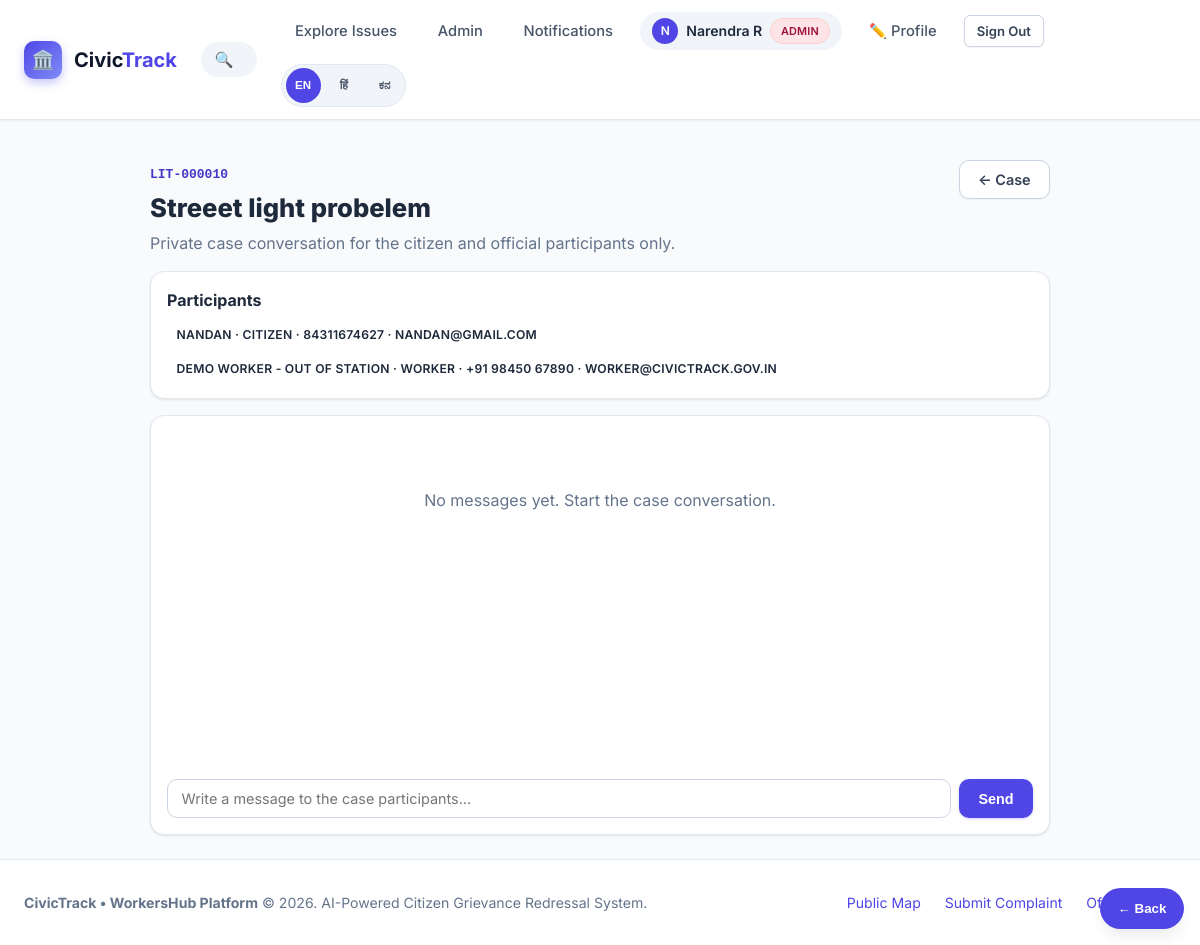
/issue/10/chat (signed in), run on the app's committed database.
### models.py (models this page shows, shortened)
class User(UserMixin, db.Model):
    __tablename__ = "users"
    id = db.Column(db.Integer, primary_key=True)
    name = db.Column(db.String(120), nullable=False)
    email = db.Column(db.String(160), unique=True, nullable=False, index=True)
    password_hash = db.Column(db.String(255), nullable=False)
    role = db.Column(db.String(20), nullable=False, default="citizen")  # citizen | authority | worker | admin
    phone = db.Column(db.String(20), nullable=True)
    state = db.Column(db.String(100), nullable=True)
    district = db.Column(db.String(100), nullable=True)
    city_town = db.Column(db.String(120), nullable=True)
    department = db.Column(db.String(100), nullable=True)  # For authority/worker: e.g. Roads, Sanitation
    profile_photo = db.Column(db.String(255), nullable=True)
    is_verified = db.Column(db.Boolean, nullable=False, default=False)
    created_at = db.Column(db.DateTime, default=datetime.utcnow)
    reported_issues = db.relationship("Issue", backref="reporter", lazy="dynamic",
                                      foreign_keys="Issue.reporter_id")
    assigned_issues = db.relationship("Issue", backref="assignee", lazy="dynamic",
                                      foreign_keys="Issue.assigned_to_id")
    assignments = db.relationship("IssueAssignment", backref="user", lazy="dynamic",
                                  foreign_keys="IssueAssignment.user_id", cascade="all, delete-orphan")
    chat_messages = db.relationship("ChatMessage", backref="sender", lazy="dynamic",
                                    foreign_keys="ChatMessage.user_id", cascade="all, delete-orphan")
    upvotes = db.relationship("Upvote", backref="user", lazy="dynamic", cascade="all, delete-orphan")
    notifications = db.relationship("Notification", backref="user", lazy="dynamic", cascade="all, delete-orphan")
    @property
    def is_admin(self):
        return self.role == "admin"

class Issue(db.Model):
    __tablename__ = "issues"
    id = db.Column(db.Integer, primary_key=True)
    case_code = db.Column(db.String(24), unique=True, nullable=False, index=True)  # e.g. LIT-000142
    reporter_id = db.Column(db.Integer, db.ForeignKey("users.id"), nullable=False)
    assigned_to_id = db.Column(db.Integer, db.ForeignKey("users.id"), nullable=True)
    title = db.Column(db.String(200), nullable=False)
    description = db.Column(db.Text, nullable=False)
    category = db.Column(db.String(80), nullable=False, index=True)
    priority = db.Column(db.String(20), nullable=False, default="Medium")  # Low, Medium, High, Urgent
    state = db.Column(db.String(100), nullable=False, index=True)
    district = db.Column(db.String(100), nullable=False, index=True)
    city_town = db.Column(db.String(120), nullable=False, index=True)
    locality_address = db.Column(db.String(255), nullable=True)
    latitude = db.Column(db.Float, nullable=False)
    longitude = db.Column(db.Float, nullable=False)
    photo_filename = db.Column(db.String(255), nullable=True)
    resolution_photo_filename = db.Column(db.String(255), nullable=True)
    status = db.Column(db.String(30), nullable=False, default="Reported", index=True)
    upvote_count = db.Column(db.Integer, nullable=False, default=0)
    ai_suggested_category = db.Column(db.String(80), nullable=True)
    ai_confidence = db.Column(db.Float, nullable=True)
    ai_urgency_score = db.Column(db.Float, nullable=True)
    ai_summary = db.Column(db.String(255), nullable=True)
    created_at = db.Column(db.DateTime, default=datetime.utcnow, index=True)
    updated_at = db.Column(db.DateTime, default=datetime.utcnow, onupdate=datetime.utcnow)
    resolved_at = db.Column(db.DateTime, nullable=True)
    upvotes = db.relationship("Upvote", backref="issue", lazy="dynamic", cascade="all, delete-orphan")
    history = db.relationship("StatusHistory", backref="issue", lazy="dynamic",
                              cascade="all, delete-orphan", order_by="StatusHistory.created_at.asc()")
    comments = db.relationship("IssueComment", backref="issue", lazy="dynamic",
                              cascade="all, delete-orphan", order_by="IssueComment.created_at.asc()")
    assignments = db.relationship("IssueAssignment", backref="issue", lazy="dynamic",
                                  cascade="all, delete-orphan", order_by="IssueAssignment.assigned_at.asc()")
    chat_messages = db.relationship("ChatMessage", backref="issue", lazy="dynamic",
                                    cascade="all, delete-orphan", order_by="ChatMessage.created_at.asc()")

### app.py (the view, shortened to what this page needs)
@app.route("/issue/<int:issue_id>/chat", methods=["GET","POST"])
@login_required
def issue_chat(issue_id):
    issue=Issue.query.get_or_404(issue_id)
    if not can_chat_on_issue(issue): abort(403)
    messages=issue.chat_messages.order_by(ChatMessage.created_at.asc()).all(); people=[issue.reporter]+[a.user for a in issue.assignments.filter(IssueAssignment.status.in_(["pending","accepted"])).all()]; people=list({u.id:u for u in people}.values())
    return render_template("chat.html",issue=issue,messages=messages,participants=people,chat_open=issue.status!="Resolved")

### app.py (called while the page is built, shortened)
@login_manager.user_loader
def load_user(user_id):
    return User.query.get(int(user_id))

@app.context_processor
def inject_global_data():
    unread_notifications_count = 0
    if current_user.is_authenticated:
        unread_notifications_count = Notification.query.filter_by(
            user_id=current_user.id, is_read=False
        ).count()
    return {
        "unread_notifications_count": unread_notifications_count,
        "CATEGORIES": Config.CATEGORIES,
        "STATUSES": Config.STATUSES,
        "PRIORITIES": Config.PRIORITIES,
        "current_year": datetime.utcnow().year,
    }

def can_chat_on_issue(issue):
    if current_user.is_admin:
        return True

### templates/chat.html (shortened to what this page needs)
{% extends "base.html" %}
{% block content %}
<div style="max-width:900px;margin:auto"><div style="display:flex;justify-content:space-between;gap:1rem;align-items:flex-start;margin-bottom:1rem"><div><span style="font-family:monospace;color:var(--primary-700);font-weight:800">{{ issue.case_code }}</span><h1 style="font-size:1.6rem;font-weight:800;margin:.25rem 0">{{ issue.title }}</h1><p style="color:var(--slate-500)">Private case conversation for the citizen and official participants only.</p></div><a href="{{ url_for('issue_detail',issue_id=issue.id) }}" class="btn btn-secondary">← Case</a></div>
<div class="card" style="padding:1rem;margin-bottom:1rem"><b>Participants</b><div style="display:flex;gap:.5rem;flex-wrap:wrap;margin-top:.6rem">{% for p in participants %}<span class="badge">{{ p.name }} · {{ p.role|title }} · {{ p.phone or 'No phone' }} · {{ p.email }}</span>{% endfor %}</div></div>
<div class="card" style="padding:1rem;min-height:420px;display:flex;flex-direction:column"><div style="flex:1;display:flex;flex-direction:column;gap:.75rem;max-height:520px;overflow:auto;padding:.5rem">{% for m in messages %}<div style="max-width:78%;align-self:{% if m.user_id==current_user.id %}flex-end{% else %}flex-start{% endif %};padding:.7rem .9rem;border:1px solid var(--border-subtle);border-radius:14px;background:{% if m.user_id==current_user.id %}var(--slate-50){% else %}#fff{% endif %}"><div style="font-size:.72rem;color:var(--slate-500);margin-bottom:.25rem"><b>{{ m.sender.name }}</b> · {{ m.sender.role|title }} · {{ m.created_at.strftime('%d %b, %I:%M %p') }}</div><div>{{ m.message }}</div></div>{% else %}<div style="text-align:center;color:var(--slate-500);padding:3rem">No messages yet. Start the case conversation.</div>{% endfor %}</div>{% if chat_open %}<form method="POST" style="display:flex;gap:.5rem;margin-top:1rem"><input name="message" class="form-control" placeholder="Write a message to the case participants..." maxlength="2000" required><button class="btn btn-primary">Send</button></form>{% else %}<div class="alert alert-info" style="margin-top:1rem">This case is completed. Chat is now read-only.</div>{% endif %}</div></div>
{% endblock %}

### templates/base.html (shortened to what this page needs)
<!DOCTYPE html>
<html lang="en">
<head>
  <link rel="stylesheet" href="https://unpkg.com/leaflet@1.9.4/dist/leaflet.css" />
  <link rel="stylesheet" href="{{ url_for('static', filename='css/style.css') }}">
</head>
<body>
  <nav class="navbar">
    <div class="nav-container">
      <a href="{{ url_for('index') }}" class="brand-logo">
        <div class="brand-icon">🏛️</div>
        <span>Civic<strong style="color: var(--primary-600);">Track</strong></span>
      </a>
      <form action="{{ url_for('index') }}" method="GET" class="nav-search-form">
        <span class="nav-search-icon">🔍</span>
        <input
          type="text"
          name="q"
          class="nav-search-input"
          data-i18n-placeholder="searchIssuesPlaceholder"
          placeholder="Search issues, case codes, localities..."
          value="{{ request.args.get('q', '') }}"
        >
      </form>
      <ul class="nav-menu">
        <li>
          <a href="{{ url_for('index') }}" class="nav-link {% if request.endpoint == 'index' %}active{% endif %}" data-i18n="navExplore">
          </a>
        </li>
        {% if current_user.is_authenticated %}
          {% if current_user.is_admin %}
            <li>
              <a href="{{ url_for('admin_panel') }}" class="nav-link {% if request.endpoint == 'admin_panel' %}active{% endif %}" data-i18n="navAdmin">
              </a>
            </li>
          {% elif current_user.role == 'worker' %}
            <li><a href="{{ url_for('dashboard') }}" class="nav-link">🛠️ My Work</a></li>
          {% elif current_user.is_authority %}
            <li><a href="{{ url_for('dashboard') }}" class="nav-link">⚙️ Authority Queue</a></li>
            <li><a href="{{ url_for('authority_history') }}" class="nav-link">📚 History</a></li>
          {% else %}
            <li><a href="{{ url_for('my_reports') }}" class="nav-link">📋 My Active Reports</a></li>
            <li><a href="{{ url_for('client_history') }}" class="nav-link">📚 My History</a></li>
          {% endif %}
          <li>
            <a href="{{ url_for('notifications') }}" class="nav-link {% if request.endpoint == 'notifications' %}active{% endif %}" data-i18n="notifications">
            </a>
          </li>
          <li>
            <div class="user-pill">
              {% if current_user.profile_photo %}
                <img src="{{ url_for('static', filename='uploads/' + current_user.profile_photo) }}" alt="{{ current_user.name }}" class="user-avatar small-user-avatar">
              {% else %}
                <span class="user-avatar">{{ current_user.name[0] | upper }}</span>
              {% endif %}
              <span>{{ current_user.name }}</span>
              <span class="badge {% if current_user.role == 'worker' %}badge-acknowledged{% elif current_user.is_admin %}badge-priority-urgent{% else %}badge-acknowledged{% endif %}" style="font-size: 0.68rem;">
                {{ current_user.role }}
              </span>
            </div>
          </li>
          <li>
            <a href="{{ url_for('profile_edit') }}" class="nav-link {% if request.endpoint == 'profile_edit' %}active{% endif %}" title="Edit your profile">
              ✏️ Profile
            </a>
          </li>
          <li>
            <a href="{{ url_for('logout') }}" class="btn btn-sm btn-secondary" data-i18n="navSignOut">
            </a>
          </li>
        {% endif %}
        <li>
          <div class="lang-switcher" aria-label="Language selector">
            <button type="button" class="lang-btn active" data-lang="en">EN</button>
            <button type="button" class="lang-btn" data-lang="hi">हिं</button>
            <button type="button" class="lang-btn" data-lang="kn">ಕನ</button>
          </div>
        </li>
      </ul>
    </div>
  </nav>
  <main class="main-content">
    {% block content %}{% endblock %}
  </main>
  <button type="button" class="floating-back-btn" onclick="history.back()">← Back</button>
  <footer class="footer">
    <div class="footer-container">
      <div>
        <strong>CivicTrack &bull; WorkersHub Platform</strong> &copy; {{ current_year }}. AI-Powered Citizen Grievance Redressal System.
      </div>
      <div style="display: flex; gap: 1.5rem;">
        <a href="{{ url_for('index') }}" data-i18n="publicMap">Public Map</a>
        <a href="{{ url_for('report_issue') }}" data-i18n="submitComplaint">Submit Complaint</a>
        <a href="{{ url_for('login') }}" data-i18n="officialPortal">Official Portal</a>
      </div>
    </div>
  </footer>
</body>
</html>

### data on the page
User: name "N", name "Narendra R", role "ADMIN"
Issue: case_code "LIT-000010", title "Streeet light probelem"
User: name "NANDAN", role "CITIZEN", phone "84311674627", email "NANDAN@GMAIL.COM"
User: name "DEMO WORKER - OUT OF STATION", role "WORKER", phone "+91 98450 67890", email "WORKER@CIVICTRACK.GOV.IN"
